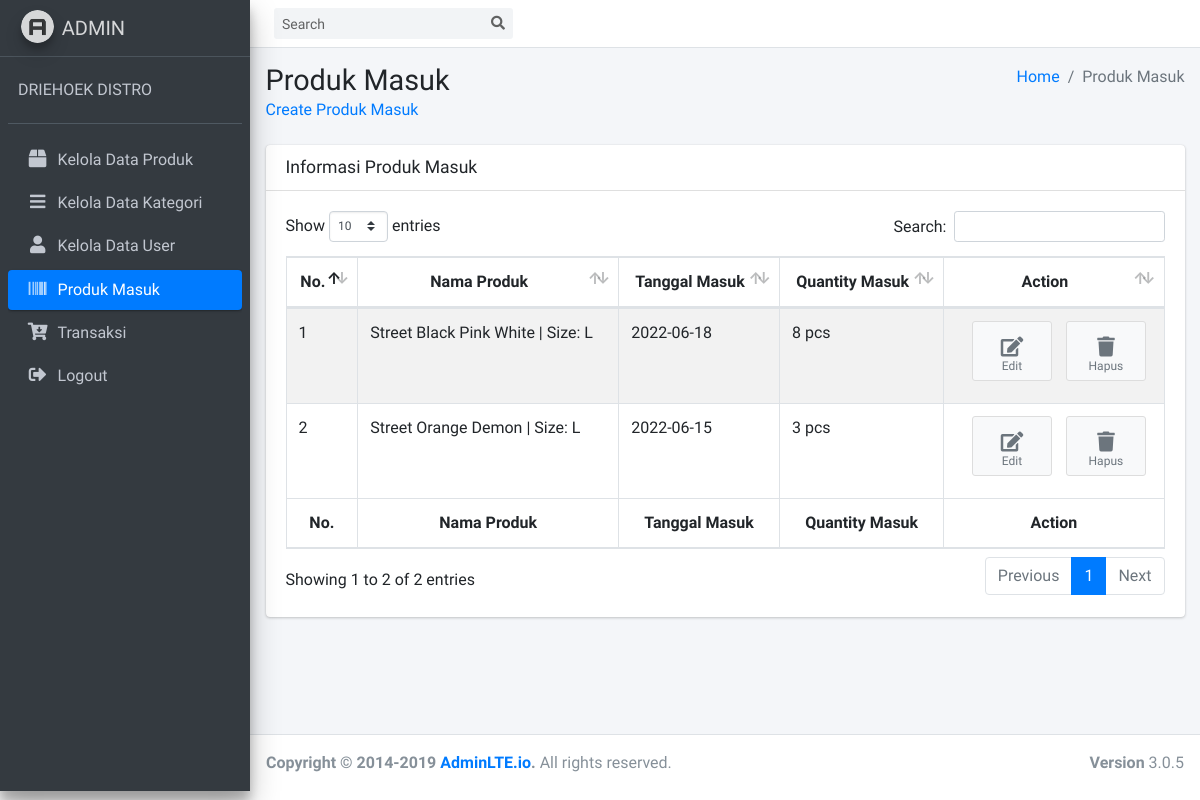
Screenshot of /Admin/cProdukMasuk (signed in) with the database file from the repository.
### tables this page shows
CREATE TABLE `produk_masuk` (
  `id_produk_masuk` int(11) NOT NULL,
  `id_size` int(11) NOT NULL,
  `tgl_masuk` varchar(15) NOT NULL,
  `qty_masuk` int(11) NOT NULL
);

CREATE TABLE `produk` (
  `id_produk` int(11) NOT NULL,
  `id_kategori` int(11) NOT NULL,
  `nama_produk` varchar(125) NOT NULL,
  `deskripsi` text NOT NULL,
  `gambar` text NOT NULL
);

CREATE TABLE `size` (
  `id_size` int(11) NOT NULL,
  `id_produk` int(11) NOT NULL,
  `nama_size` varchar(20) NOT NULL,
  `harga` varchar(20) NOT NULL,
  `harga_jual` varchar(15) NOT NULL DEFAULT '0',
  `stok` int(11) NOT NULL
);

### application/controllers/Admin/cProdukMasuk.php (called while the page is built, shortened)
<?php
class cProdukMasuk extends CI_Controller
{
    public function __construct()
    {
        $this->load->model('mProduk');
        $this->load->model('mProdukMasuk');
    }
    public function index()
    {
        $data = array(
            'produk_masuk' => $this->mProdukMasuk->select()
        );
        $this->load->view('AdminGudang/Layout/head');
        $this->load->view('AdminGudang/Layout/sidebar');
        $this->load->view('AdminGudang/Produk-Masuk/vProdukMasuk', $data);
        $this->load->view('AdminGudang/Layout/footer');
    }
}

### index.php (called while the page is built, shortened)
<?php
require_once BASEPATH.'core/CodeIgniter.php';

### application/models/mProdukMasuk.php (called while the page is built, shortened)
<?php
class mProdukMasuk extends CI_Model
{
    public function select()
    {
        $this->db->select('*');
        $this->db->from('produk_masuk');
        $this->db->join('size', 'produk_masuk.id_size = size.id_size', 'left');
        $this->db->join('produk', 'produk.id_produk = size.id_produk', 'left');
        return $this->db->get()->result();
    }
}

### application/views/AdminGudang/Produk-Masuk/vProdukMasuk.php (the view)
<div class="content-wrapper">
    <section class="content-header">
        <div class="container-fluid">
            <div class="row mb-2">
                <div class="col-sm-6">
                    <h1>Produk Masuk</h1>
                    <a href="<?= base_url("Admin/cProdukMasuk/create") ?>">Create Produk Masuk</a>
                </div>
                <div class="col-sm-6">
                    <ol class="breadcrumb float-sm-right">
                        <li class="breadcrumb-item"><a href="#">Home</a></li>
                        <li class="breadcrumb-item active">Produk Masuk</li>
                    </ol>
                </div>
            </div>
        </div>
    </section>
    <section class="content">
        <div class="container-fluid">
            <div class="row">
                <div class="col-12">
                    <div class="card">
                        <div class="card-header">
                            <h3 class="card-title">Informasi Produk Masuk</h3>
                        </div>
                        <div class="card-body">
                            <table id="example1" class="table table-bordered table-striped">
                                <thead>
                                    <tr>
                                        <th class="text-center">No.</th>
                                        <th class="text-center">Nama Produk</th>
                                        <th class="text-center">Tanggal Masuk</th>
                                        <th class="text-center">Quantity Masuk</th>
                                        <th class="text-center">Action</th>
                                    </tr>
                                </thead>
                                <tbody>
                                    <?php
                                    $no = 1;
                                    foreach ($produk_masuk as $key => $value) {
                                    ?>
                                        <tr>
                                            <td><?= $no++ ?></td>
                                            <td><?= $value->nama_produk ?> | Size: <?= $value->nama_size ?></td>
                                            <td><?= $value->tgl_masuk ?></td>
                                            <td><?= $value->qty_masuk ?> pcs</td>
                                            <td class="text-center"><a href="<?= base_url('Admin/cProdukMasuk/edit/' . $value->id_produk_masuk) ?>" class="btn btn-app btn-sm">
                                                    <i class="fas fa-edit"></i> Edit
                                                </a>
                                                <a href="<?= base_url('Admin/cProdukMasuk/delete/' . $value->id_produk_masuk) ?>" class="btn btn-app btn-sm">
                                                    <i class="fas fa-trash"></i> Hapus
                                                </a>
                                            </td>
                                        </tr>
                                    <?php
                                    }
                                    ?>
                                </tbody>
                                <tfoot>
                                    <tr>
                                        <th class="text-center">No.</th>
                                        <th class="text-center">Nama Produk</th>
                                        <th class="text-center">Tanggal Masuk</th>
                                        <th class="text-center">Quantity Masuk</th>
                                        <th class="text-center">Action</th>
                                    </tr>
                                </tfoot>
                            </table>
                        </div>
                    </div>
                </div>
            </div>
        </div>
    </section>
</div>

### rows the page displays
produk_masuk: produk.nama_produk "Street Black Pink White", id_size.nama_size "L", tgl_masuk "2022-06-18", qty_masuk "8"
produk_masuk: produk.nama_produk "Street Orange Demon", id_size.nama_size "L", tgl_masuk "2022-06-15", qty_masuk "3"
